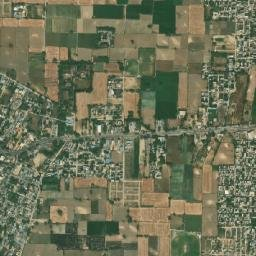
#> input picture datasets_images/real/delhi/test/15_23388_13664.jpg, 256 x 256 px
$ python -i visualization.py   (imports and definitions only)   (older library calls are emulated)
#> lines starting #> are read from the running program, lines starting #| are printed output that depends on the picture
"""
Visualization Module
Generates visual outputs for PM2.5 estimation results.
Creates heatmaps, before/after comparisons, dehazed images, and time-series graphs.
"""

import cv2
import numpy as np
import matplotlib
# [1 line not run here, left out]
import matplotlib.pyplot as plt
from matplotlib.colors import LinearSegmentedColormap
import matplotlib.ticker as mticker
from datetime import datetime, timedelta
import os
import csv
from typing import Dict, Tuple, List


class PM25Visualizer:
    """Creates visualizations for PM2.5 estimation results."""

    def __init__(self, results_dir: str = 'static/results'):
#> in create_before_after, image is the input picture: shape (256, 256, 3); mean B, G, R 87.4, 113.5, 110
        self.results_dir = results_dir
        # Ensure directory exists with absolute path
        os.makedirs(results_dir, exist_ok=True)
        print(f"[PM25Visualizer] Results directory: {os.path.abspath(results_dir)}")

        # Configure matplotlib for file saving
        plt.rcParams.update({
            'figure.facecolor': '#ffffff',
            'axes.facecolor': '#fafbff',
            'axes.edgecolor': '#d1d5db',
            'axes.labelcolor': '#374151',
            'text.color': '#111827',
            'xtick.color': '#6b7280',
            'ytick.color': '#6b7280',
            'grid.color': '#e5e7eb',
            'grid.alpha': 0.6,
            'font.family': 'sans-serif',
            'font.size': 11,
            'savefig.dpi': 150,
            'savefig.bbox': 'tight',
            'savefig.facecolor': '#ffffff',
        })

    # [110 lines left out: function create_heatmap, not called in this run]

    def _generate_dehazed_image(self, image: np.ndarray) -> np.ndarray:
        """Generate a smoother dehazed image with reduced artifacts."""
        # Resize with high-quality interpolation to reduce jagged edges
        image = cv2.resize(image, (800, 600), interpolation=cv2.INTER_LANCZOS4)

        # Convert to LAB and gently enhance luminance
        lab = cv2.cvtColor(image, cv2.COLOR_BGR2LAB)
#> lab: shape (600, 800, 3); mean of channels 0, 1, 2 119.2, 121.8, 142.2
        l, a, b = cv2.split(lab)
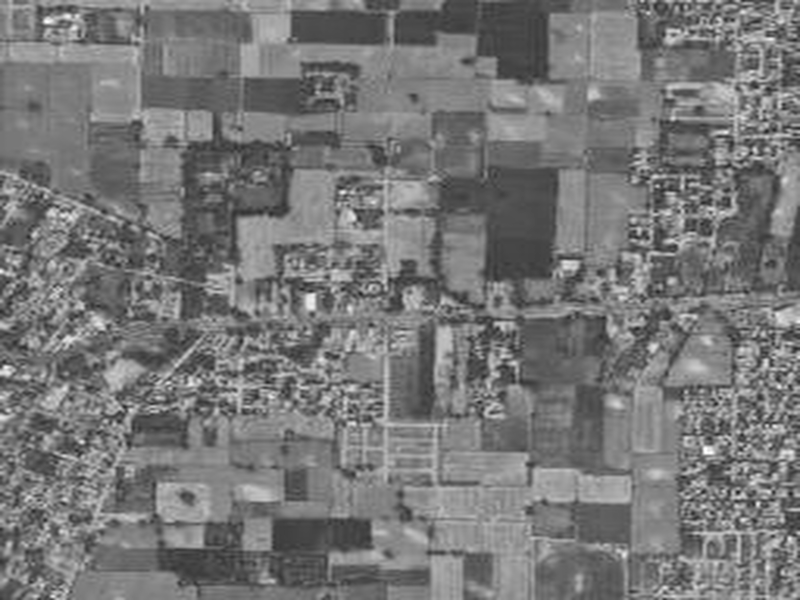
#> l: shape (600, 800); min 33, max 254, mean 119.2
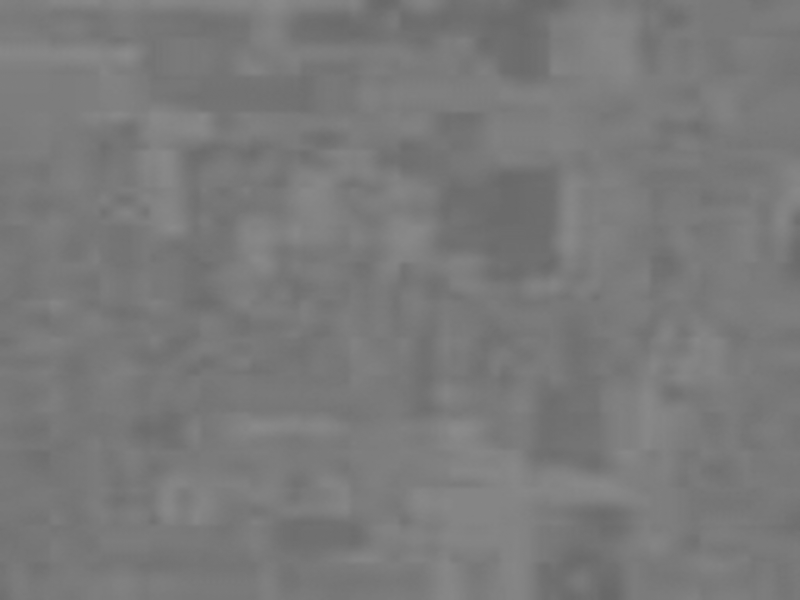
#> a: shape (600, 800); min 104, max 140, mean 121.8
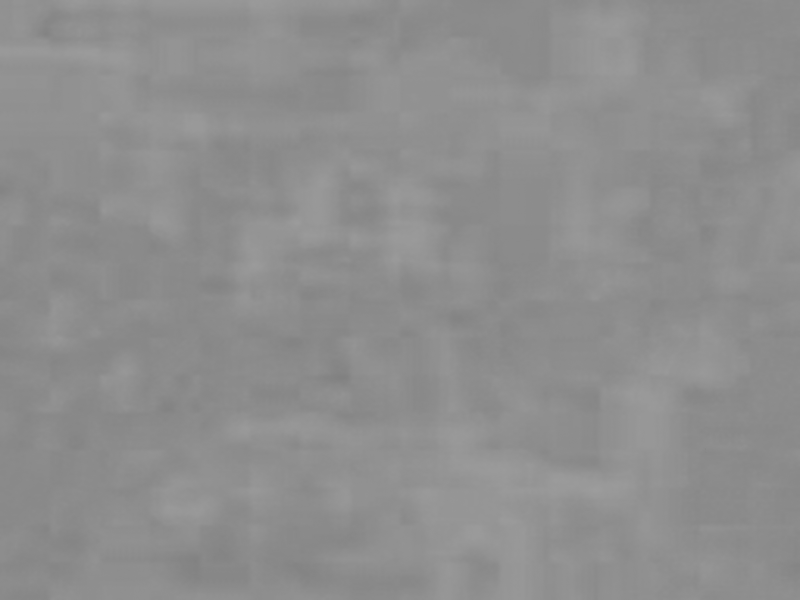
#> b: shape (600, 800); min 129, max 157, mean 142.2

        # Denoise luminance first to avoid CLAHE tile artifacts
        l = cv2.bilateralFilter(l, d=7, sigmaColor=35, sigmaSpace=35)

        # Use softer CLAHE settings and larger tile size for smoother regions
        clahe = cv2.createCLAHE(clipLimit=1.8, tileGridSize=(16, 16))
        l_enhanced = clahe.apply(l)
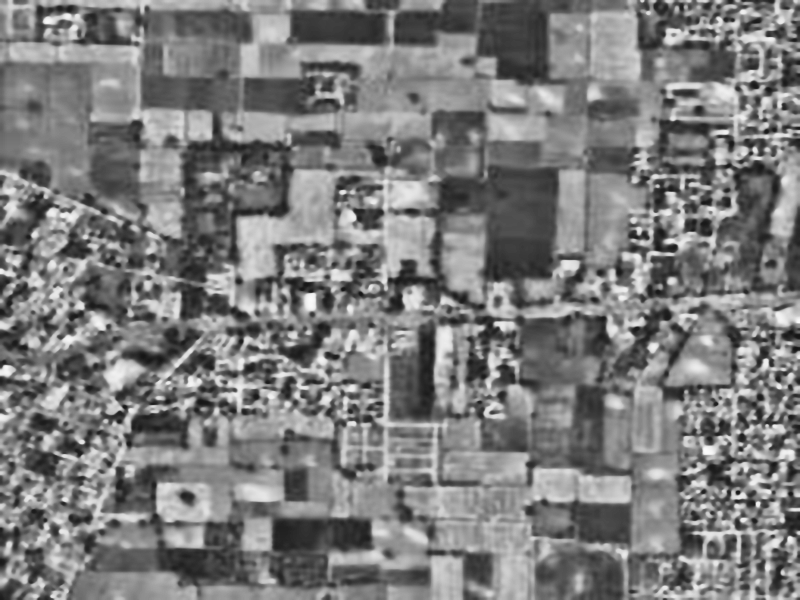
#> l_enhanced: shape (600, 800); min 20, max 251, mean 124.2

        enhanced = cv2.merge([l_enhanced, a, b])
#> enhanced: shape (600, 800, 3); mean of channels 0, 1, 2 124.2, 121.8, 142.2
        enhanced = cv2.cvtColor(enhanced, cv2.COLOR_LAB2BGR)
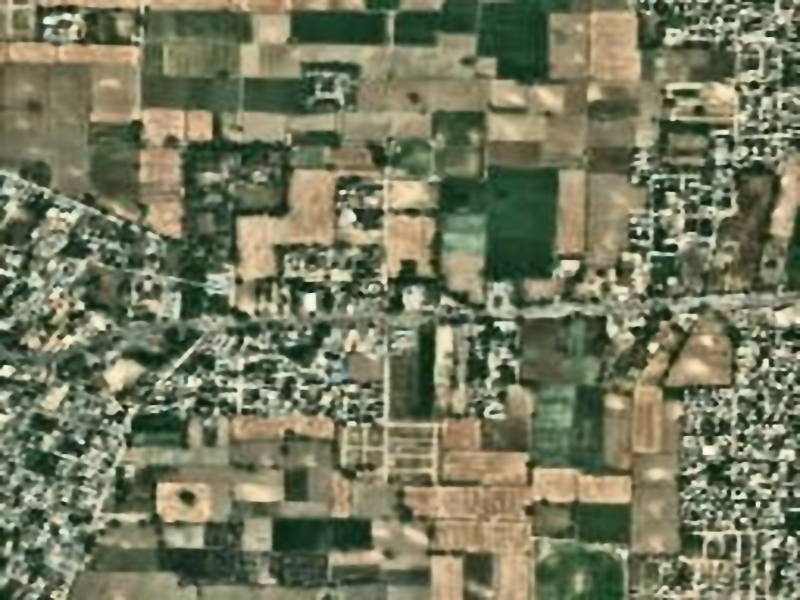
#> enhanced: shape (600, 800, 3); mean B, G, R 93.3, 119.5, 116.2

        # Very mild saturation boost
        hsv = cv2.cvtColor(enhanced, cv2.COLOR_BGR2HSV)
#> hsv: shape (600, 800, 3); mean H, S, V 37.2, 70.9, 123.7
        saturation = hsv[:, :, 1].astype(np.float32) * 1.06
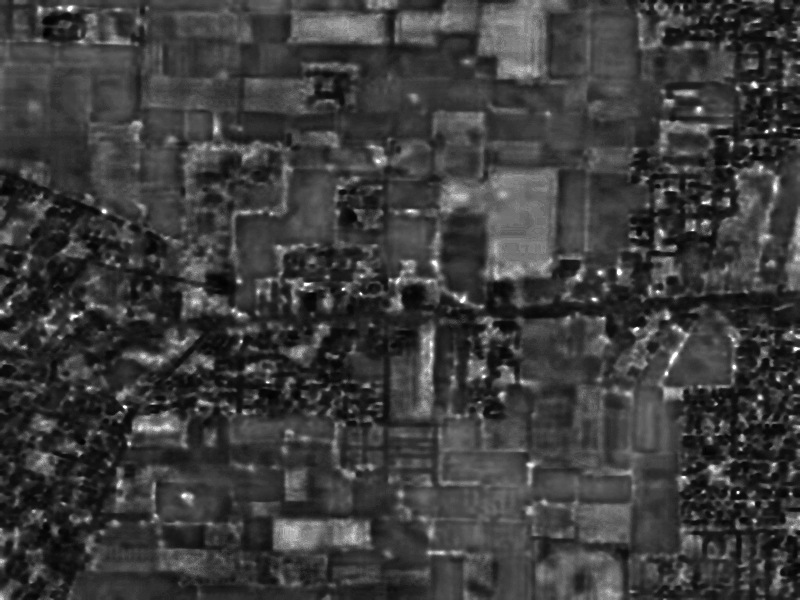
#> saturation: shape (600, 800) float32; min 13.78, max 270.3, mean 75.2; drawn with min black and max white
        hsv[:, :, 1] = np.clip(saturation, 0, 255).astype(np.uint8)
#> hsv: shape (600, 800, 3); mean H, S, V 37.2, 74.7, 123.7
        enhanced = cv2.cvtColor(hsv, cv2.COLOR_HSV2BGR)

        # Light denoise + conservative unsharp mask
        enhanced = cv2.fastNlMeansDenoisingColored(enhanced, None, 3, 3, 7, 21)
        blur = cv2.GaussianBlur(enhanced, (0, 0), 1.2)
        enhanced = cv2.addWeighted(enhanced, 1.08, blur, -0.08, 0)

        return enhanced

    # [18 lines left out: function create_dehazed, not called in this run]

    def create_before_after(self, image_path: str,
                            output_name: str = 'before_after.png') -> str:
        """Create before/after pollution comparison."""
        image = cv2.imread(image_path)
        original = cv2.resize(image, (800, 600), interpolation=cv2.INTER_LANCZOS4)
        enhanced = self._generate_dehazed_image(image)

        fig, (ax1, ax2) = plt.subplots(1, 2, figsize=(14, 6))
        ax1.imshow(cv2.cvtColor(original, cv2.COLOR_BGR2RGB))
        ax1.set_title('Original (With Pollution)', fontsize=13, fontweight='bold', color='#dc2626')
        ax1.axis('off')
        ax2.imshow(cv2.cvtColor(enhanced, cv2.COLOR_BGR2RGB))
        ax2.set_title('After PM2.5 Removal (Dehazed)', fontsize=13, fontweight='bold', color='#16a34a')
        ax2.axis('off')

        # Add border between images
        fig.subplots_adjust(wspace=0.04)
        plt.tight_layout()
        output_path = os.path.join(self.results_dir, output_name)
        plt.savefig(output_path, dpi=150, bbox_inches='tight', facecolor='#ffffff', format='png')
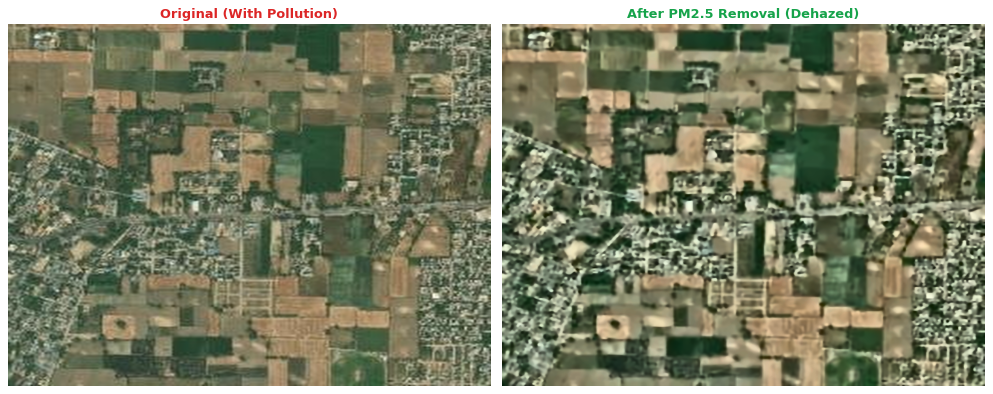
#> figure drawn by matplotlib, 2 panels
        plt.close('all')

        # Verify file was created
        if os.path.exists(output_path):
            file_size = os.path.getsize(output_path)
            print(f"✓ Before/After comparison saved: {output_path} ({file_size} bytes)")
        else:
            print(f"✗ ERROR: Failed to save before/after comparison to {output_path}")

        return output_path

    # [153 lines left out: functions create_timeseries_graph, create_feature_chart, create_all_visualizations, not called in this run]

>>> result = PM25Visualizer().create_before_after('datasets_images/real/delhi/test/15_23388_13664.jpg')

$ run again, on datasets_images/real/delhi/test/15_23389_13651.jpg
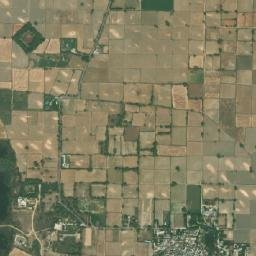
#> input picture datasets_images/real/delhi/test/15_23389_13651.jpg, 256 x 256 px
#> in create_before_after, image is the input picture: shape (256, 256, 3); mean B, G, R 97.8, 125.7, 129.5
#> lab: shape (600, 800, 3); mean of channels 0, 1, 2 133.3, 124.6, 143.8
#> in _generate_dehazed_image, `saturation = hsv[:, :, 1].astype(np.float32) * 1.06`:
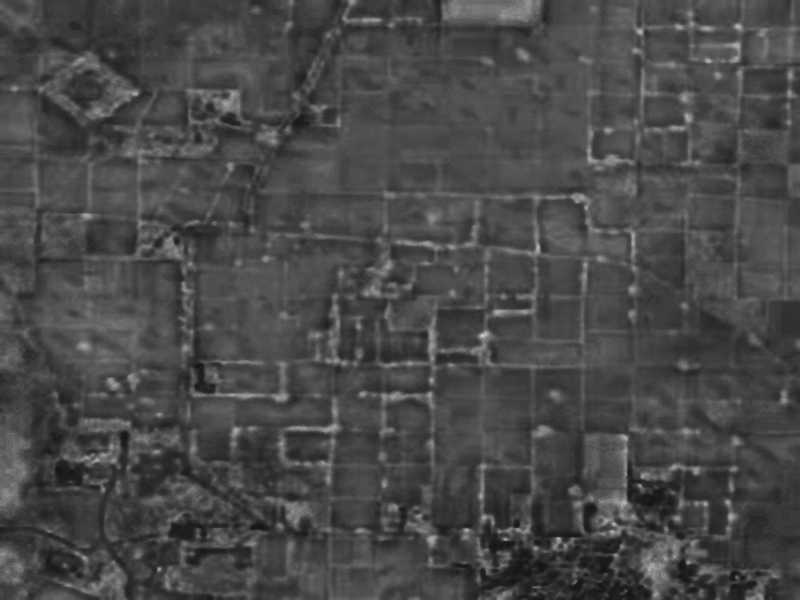
#> saturation: shape (600, 800) float32; min 20.14, max 212, mean 73
#> in create_before_after, `plt.savefig(output_path, dpi=150, bbox_inches='tight', facecolor='#fff..`:
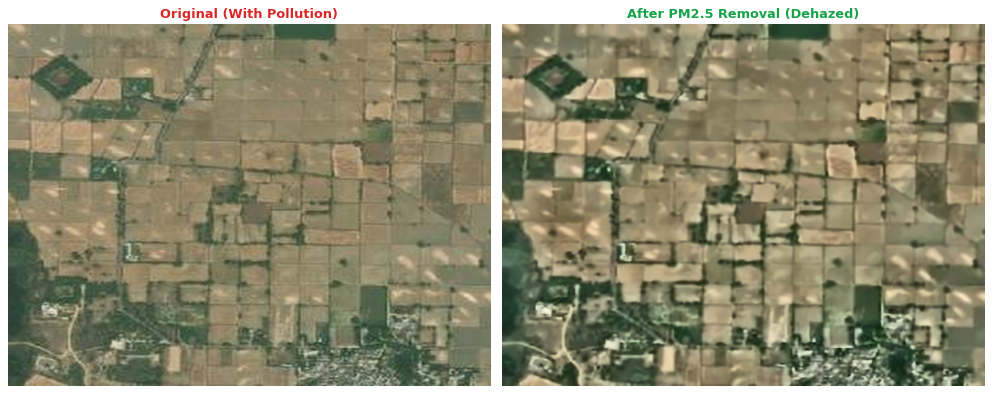
#> figure drawn by matplotlib, 2 panels

$ run again, on datasets_images/real/delhi/test/15_23389_13653.jpg
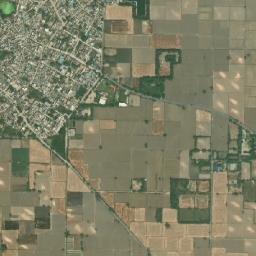
#> input picture datasets_images/real/delhi/test/15_23389_13653.jpg, 256 x 256 px
#> in create_before_after, image is the input picture: shape (256, 256, 3); mean B, G, R 102.1, 127, 127.6
#> lab: shape (600, 800, 3); mean of channels 0, 1, 2 134.1, 123.7, 141.7
#> in _generate_dehazed_image, `saturation = hsv[:, :, 1].astype(np.float32) * 1.06`:
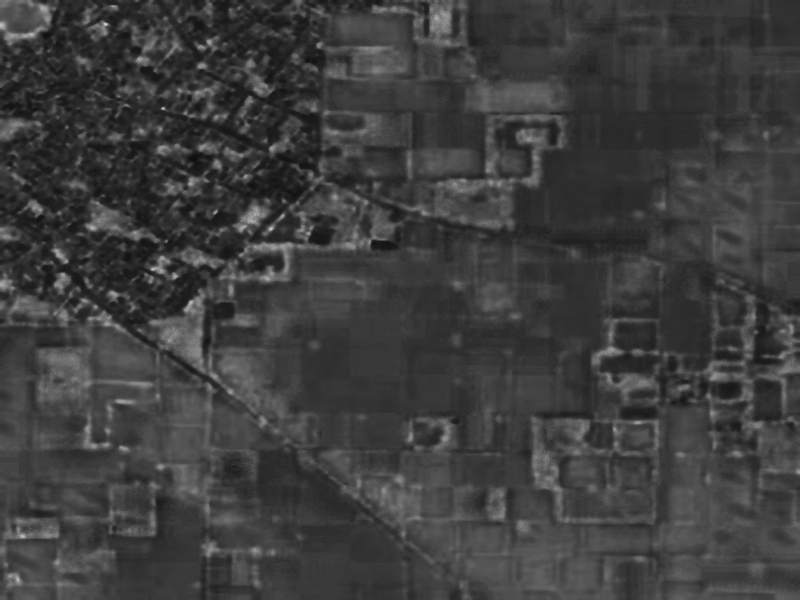
#> saturation: shape (600, 800) float32; min 7.42, max 212, mean 62.2
#> in create_before_after, `plt.savefig(output_path, dpi=150, bbox_inches='tight', facecolor='#fff..`:
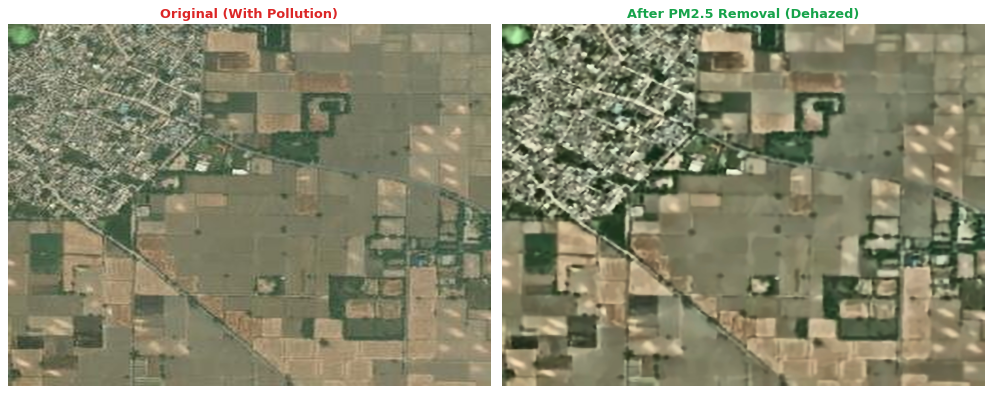
#> figure drawn by matplotlib, 2 panels

$ run again, on datasets_images/real/delhi/test/15_23390_13646.jpg
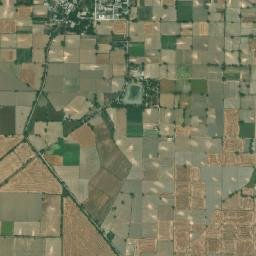
#> input picture datasets_images/real/delhi/test/15_23390_13646.jpg, 256 x 256 px
#> in create_before_after, image is the input picture: shape (256, 256, 3); mean B, G, R 95.9, 122.3, 121.8
#> lab: shape (600, 800, 3); mean of channels 0, 1, 2 129.1, 123, 142.5
#> in create_before_after, `plt.savefig(output_path, dpi=150, bbox_inches='tight', facecolor='#fff..`:
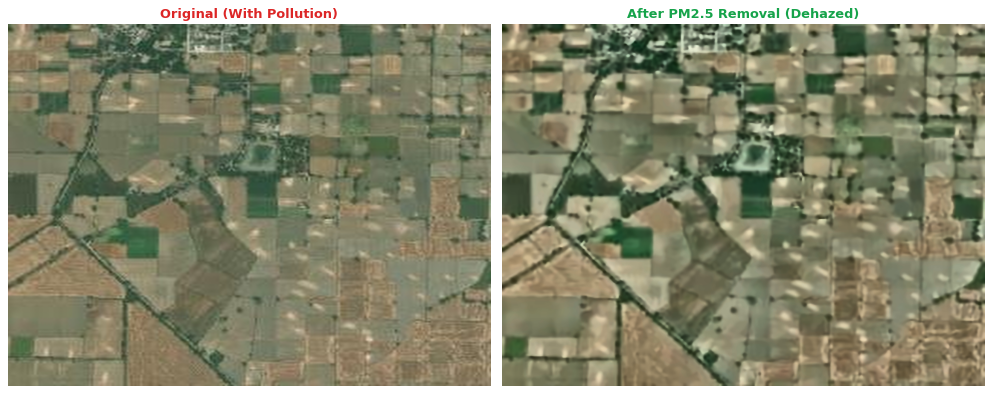
#> figure drawn by matplotlib, 2 panels
